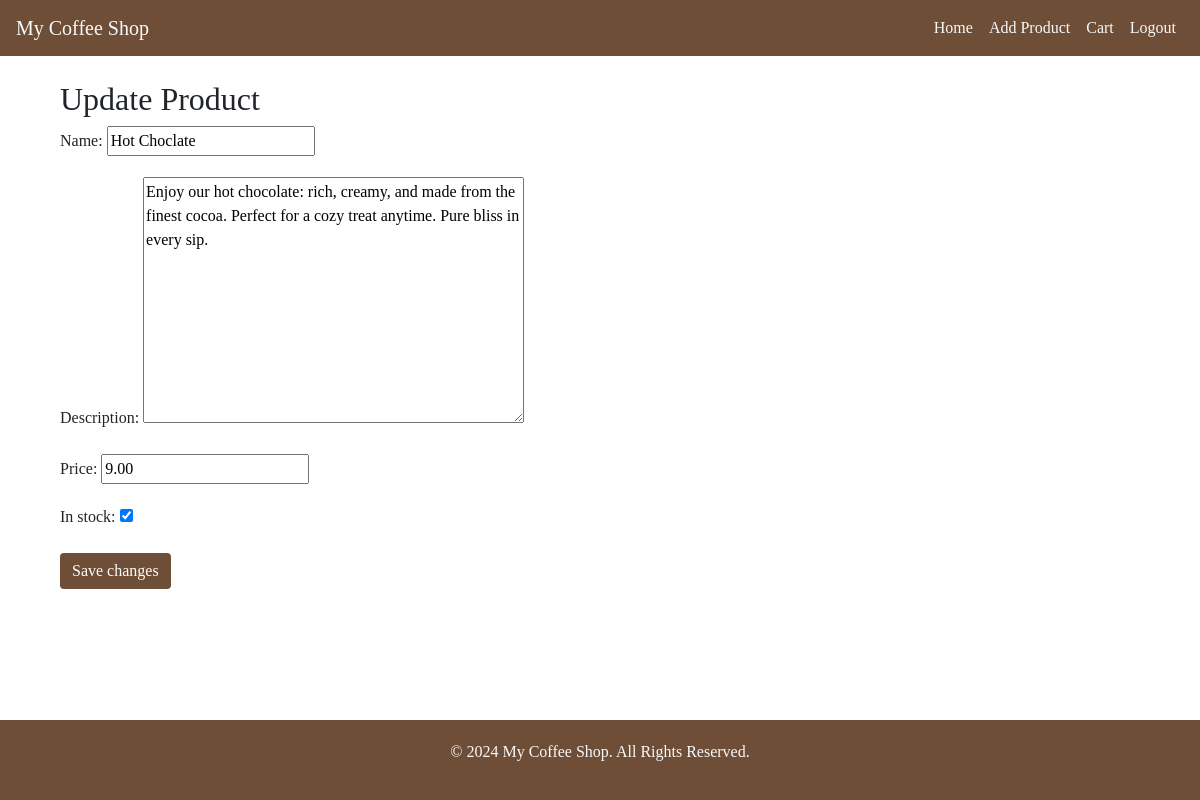
Screenshot of /update_product/4/ (signed in) with the database file from the repository.
### shop/models.py (models this page shows, shortened)
class Product(models.Model):
    name = models.CharField(max_length=100)
    description = models.TextField()
    price = models.DecimalField(max_digits=6, decimal_places=2)
    in_stock = models.BooleanField(default=True)

### shop/views.py (the view)
# urls.py: path('update_product/<int:pk>/', update_product, name='update_product'),
@login_required
def update_product(request, pk):
    product = get_object_or_404(Product, pk=pk)
    if request.method == 'POST':
        form = ProductForm(request.POST, instance=product)
        if form.is_valid():
            form.save()
            return redirect('product_detail', pk=product.pk)
    else:
        form = ProductForm(instance=product)
    return render(request, 'shop/update_product.html', {'form': form})

### shop/forms.py
class ProductForm(forms.ModelForm):
    class Meta:
        model = Product
        fields = ['name', 'description', 'price', 'in_stock']

### shop/templates/shop/update_product.html (shortened to what this page needs)
{% extends 'base.html' %}
{% block content %}
<div class="container mt-4">
    <h2>Update Product</h2>
    <form method="post">
        {{ form.as_p }}
        <button type="submit" class="btn btn-primary">Save changes</button>
    </form>
</div>
{% endblock %}

### static/css/styles.css (style rules this page uses)
html, body { height: 100%; }
body { display: flex; flex-direction: column; margin: 0; }
.container { flex: 1; }

### templates/base.html (style rules this page uses)
body { font-family: 'Lora', serif; }
.btn-primary { background-color: #6f4e37; border: none; }

### rows the page displays
Product: name "Hot Choclate", description "Enjoy our hot chocolate: rich, creamy, and made from the finest cocoa. Perfect for a cozy treat anytime. Pure bliss in every sip.", price "9.00", in_stock "☑"
